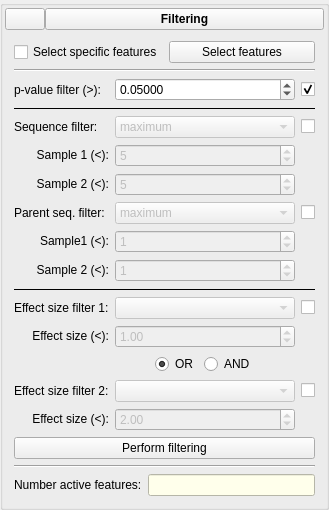
          <widget class="QGroupBox" name="groupFiltering">
           <property name="title">
            <string/>
           </property>
           <property name="flat">
            <bool>false</bool>
           </property>
           <layout class="QVBoxLayout" name="verticalLayout_12">
            <property name="spacing">
             <number>2</number>
            </property>
            <property name="margin">
             <number>2</number>
            </property>
            <item>
             <layout class="QHBoxLayout" name="horizontalLayout_22">
              <property name="spacing">
               <number>0</number>
              </property>
              <item>
               <widget class="QPushButton" name="btnFilteringArrow">
                <property name="text">
                 <string/>
                </property>
                <property name="icon">
                 <iconset>
                  <normaloff>icons/downArrow.png</normaloff>icons/downArrow.png</iconset>
                </property>
               </widget>
              </item>
              <item>
               <widget class="QPushButton" name="btnFilteringTab">
                <property name="sizePolicy">
                 <sizepolicy hsizetype="Minimum" vsizetype="Fixed">
                  <horstretch>1</horstretch>
                  <verstretch>0</verstretch>
                 </sizepolicy>
                </property>
                <property name="minimumSize">
                 <size>
                  <width>0</width>
                  <height>0</height>
                 </size>
                </property>
                <property name="maximumSize">
                 <size>
                  <width>16777215</width>
                  <height>16777215</height>
                 </size>
                </property>
                <property name="baseSize">
                 <size>
                  <width>0</width>
                  <height>0</height>
                 </size>
                </property>
                <property name="font">
                 <font>
                  <weight>75</weight>
                  <bold>true</bold>
                  <underline>false</underline>
                 </font>
                </property>
                <property name="text">
                 <string>Filtering</string>
                </property>
               </widget>
              </item>
             </layout>
            </item>
            <item>
             <widget class="QWidget" name="widgetFilter" native="true">
              <property name="sizePolicy">
               <sizepolicy hsizetype="Preferred" vsizetype="Preferred">
                <horstretch>0</horstretch>
                <verstretch>1</verstretch>
               </sizepolicy>
              </property>
              <layout class="QVBoxLayout" name="verticalLayout_13">
               <item>
                <layout class="QHBoxLayout" name="horizontalLayout_2">
                 <item>
                  <widget class="QCheckBox" name="chkSelectFeatures">
                   <property name="text">
                    <string>Select specific features</string>
                   </property>
                  </widget>
                 </item>
                 <item>
                  <widget class="QPushButton" name="btnSelectFeatures">
                   <property name="text">
                    <string>Select features</string>
                   </property>
                  </widget>
                 </item>
                </layout>
               </item>
               <item>
                <widget class="Line" name="line">
                 <property name="orientation">
                  <enum>Qt::Horizontal</enum>
                 </property>
                </widget>
               </item>
               <item>
                <layout class="QGridLayout" name="gridLayout">
                 <property name="sizeConstraint">
                  <enum>QLayout::SetMinAndMaxSize</enum>
                 </property>
                 <item row="0" column="0">
                  <widget class="QLabel" name="lblSignLevelFilter">
                   <property name="text">
                    <string>p-value filter (&gt;):</string>
                   </property>
                   <property name="alignment">
                    <set>Qt::AlignLeading|Qt::AlignLeft|Qt::AlignVCenter</set>
                   </property>
                  </widget>
                 </item>
                 <item row="0" column="1">
                  <widget class="QDoubleSpinBox" name="spinSignLevelFilter">
                   <property name="sizePolicy">
                    <sizepolicy hsizetype="Preferred" vsizetype="Fixed">
                     <horstretch>1</horstretch>
                     <verstretch>0</verstretch>
                    </sizepolicy>
                   </property>
                   <property name="minimumSize">
                    <size>
                     <width>0</width>
                     <height>0</height>
                    </size>
                   </property>
                   <property name="statusTip">
                    <string>Filter out feature with an effect size less than the specified amount</string>
                   </property>
                   <property name="buttonSymbols">
                    <enum>QAbstractSpinBox::UpDownArrows</enum>
                   </property>
                   <property name="decimals">
                    <number>5</number>
                   </property>
                   <property name="maximum">
                    <double>1.000000000000000</double>
                   </property>
                   <property name="singleStep">
                    <double>0.001000000000000</double>
                   </property>
                   <property name="value">
                    <double>0.050000000000000</double>
                   </property>
                  </widget>
                 </item>
                 <item row="0" column="2">
                  <widget class="QCheckBox" name="chkEnableSignLevelFilter">
                   <property name="text">
                    <string/>
                   </property>
                   <property name="checked">
                    <bool>true</bool>
                   </property>
                  </widget>
                 </item>
                 <item row="2" column="0">
                  <widget class="QLabel" name="lblSeqFilter">
                   <property name="text">
                    <string>Sequence filter:</string>
                   </property>
                  </widget>
                 </item>
                 <item row="2" column="1">
                  <widget class="QComboBox" name="cboSeqFilter">
                   <property name="enabled">
                    <bool>false</bool>
                   </property>
                   <item>
                    <property name="text">
                     <string>maximum</string>
                    </property>
                   </item>
                   <item>
                    <property name="text">
                     <string>minimum</string>
                    </property>
                   </item>
                   <item>
                    <property name="text">
                     <string>independent</string>
                    </property>
                   </item>
                  </widget>
                 </item>
                 <item row="2" column="2">
                  <widget class="QCheckBox" name="chkEnableSeqFilter">
                   <property name="text">
                    <string/>
                   </property>
                   <property name="checked">
                    <bool>false</bool>
                   </property>
                  </widget>
                 </item>
                 <item row="3" column="0">
                  <widget class="QLabel" name="lblSeqFilterSample1">
                   <property name="text">
                    <string>Sample 1 (&lt;):</string>
                   </property>
                   <property name="alignment">
                    <set>Qt::AlignRight|Qt::AlignTrailing|Qt::AlignVCenter</set>
                   </property>
                  </widget>
                 </item>
                 <item row="3" column="1">
                  <widget class="QSpinBox" name="spinFilterSample1">
                   <property name="enabled">
                    <bool>false</bool>
                   </property>
                   <property name="sizePolicy">
                    <sizepolicy hsizetype="Preferred" vsizetype="Fixed">
                     <horstretch>1</horstretch>
                     <verstretch>0</verstretch>
                    </sizepolicy>
                   </property>
                   <property name="minimumSize">
                    <size>
                     <width>0</width>
                     <height>0</height>
                    </size>
                   </property>
                   <property name="statusTip">
                    <string>Filter out all features where sample 2 does not contain more than the specified number of sequences</string>
                   </property>
                   <property name="maximum">
                    <number>1000</number>
                   </property>
                   <property name="value">
                    <number>5</number>
                   </property>
                  </widget>
                 </item>
                 <item row="4" column="0">
                  <widget class="QLabel" name="lblSeqFilterSample2">
                   <property name="text">
                    <string>Sample 2 (&lt;):</string>
                   </property>
                   <property name="alignment">
                    <set>Qt::AlignRight|Qt::AlignTrailing|Qt::AlignVCenter</set>
                   </property>
                  </widget>
                 </item>
                 <item row="4" column="1">
                  <widget class="QSpinBox" name="spinFilterSample2">
                   <property name="enabled">
                    <bool>false</bool>
                   </property>
                   <property name="sizePolicy">
                    <sizepolicy hsizetype="Minimum" vsizetype="Fixed">
                     <horstretch>1</horstretch>
                     <verstretch>0</verstretch>
                    </sizepolicy>
                   </property>
                   <property name="maximum">
                    <number>1000</number>
                   </property>
                   <property name="value">
                    <number>5</number>
                   </property>
                  </widget>
                 </item>
                 <item row="5" column="0">
                  <widget class="QLabel" name="label_12">
                   <property name="text">
                    <string>Parent seq. filter:</string>
                   </property>
                  </widget>
                 </item>
                 <item row="5" column="1">
                  <widget class="QComboBox" name="cboParentSeqFilter">
                   <property name="enabled">
                    <bool>false</bool>
                   </property>
                   <property name="currentIndex">
                    <number>0</number>
                   </property>
                   <item>
                    <property name="text">
                     <string>maximum</string>
                    </property>
                   </item>
                   <item>
                    <property name="text">
                     <string>minimum</string>
                    </property>
                   </item>
                   <item>
                    <property name="text">
                     <string>independent</string>
                    </property>
                   </item>
                  </widget>
                 </item>
                 <item row="5" column="2">
                  <widget class="QCheckBox" name="chkEnableParentSeqFilter">
                   <property name="text">
                    <string/>
                   </property>
                   <property name="checked">
                    <bool>false</bool>
                   </property>
                  </widget>
                 </item>
                 <item row="6" column="0">
                  <widget class="QLabel" name="lblParentSeqFilterSample1">
                   <property name="text">
                    <string>Sample1 (&lt;):</string>
                   </property>
                   <property name="alignment">
                    <set>Qt::AlignRight|Qt::AlignTrailing|Qt::AlignVCenter</set>
                   </property>
                  </widget>
                 </item>
                 <item row="6" column="1">
                  <widget class="QSpinBox" name="spinParentFilterSample1">
                   <property name="enabled">
                    <bool>false</bool>
                   </property>
                   <property name="maximum">
                    <number>10000</number>
                   </property>
                   <property name="value">
                    <number>1</number>
                   </property>
                  </widget>
                 </item>
                 <item row="7" column="0">
                  <widget class="QLabel" name="lblParentSeqFilterSample2">
                   <property name="text">
                    <string>Sample 2 (&lt;):</string>
                   </property>
                   <property name="alignment">
                    <set>Qt::AlignRight|Qt::AlignTrailing|Qt::AlignVCenter</set>
                   </property>
                  </widget>
                 </item>
                 <item row="7" column="1">
                  <widget class="QSpinBox" name="spinParentFilterSample2">
                   <property name="enabled">
                    <bool>false</bool>
                   </property>
                   <property name="maximum">
                    <number>10000</number>
                   </property>
                   <property name="value">
                    <number>1</number>
                   </property>
                  </widget>
                 </item>
                 <item row="8" column="0" colspan="3">
                  <widget class="Line" name="line_7">
                   <property name="frameShadow">
                    <enum>QFrame::Plain</enum>
                   </property>
                   <property name="midLineWidth">
                    <number>0</number>
                   </property>
                   <property name="orientation">
                    <enum>Qt::Horizontal</enum>
                   </property>
                  </widget>
                 </item>
                 <item row="9" column="0">
                  <widget class="QLabel" name="label_9">
                   <property name="frameShape">
                    <enum>QFrame::NoFrame</enum>
                   </property>
                   <property name="text">
                    <string>Effect size filter 1:</string>
                   </property>
                  </widget>
                 </item>
                 <item row="9" column="1">
                  <widget class="QComboBox" name="cboEffectSizeMeasure1">
                   <property name="enabled">
                    <bool>false</bool>
                   </property>
                   <property name="sizePolicy">
                    <sizepolicy hsizetype="Preferred" vsizetype="Fixed">
                     <horstretch>1</horstretch>
                     <verstretch>0</verstretch>
                    </sizepolicy>
                   </property>
                  </widget>
                 </item>
                 <item row="9" column="2">
                  <widget class="QCheckBox" name="chkEnableEffectSizeFilter1">
                   <property name="text">
                    <string/>
                   </property>
                   <property name="checked">
                    <bool>false</bool>
                   </property>
                  </widget>
                 </item>
                 <item row="10" column="0">
                  <widget class="QLabel" name="lblMinEffectSize">
                   <property name="sizePolicy">
                    <sizepolicy hsizetype="Preferred" vsizetype="Preferred">
                     <horstretch>0</horstretch>
                     <verstretch>0</verstretch>
                    </sizepolicy>
                   </property>
                   <property name="minimumSize">
                    <size>
                     <width>0</width>
                     <height>0</height>
                    </size>
                   </property>
                   <property name="layoutDirection">
                    <enum>Qt::LeftToRight</enum>
                   </property>
                   <property name="text">
                    <string>Effect size (&lt;):</string>
                   </property>
                   <property name="alignment">
                    <set>Qt::AlignRight|Qt::AlignTrailing|Qt::AlignVCenter</set>
                   </property>
                  </widget>
                 </item>
                 <item row="10" column="1">
                  <widget class="QDoubleSpinBox" name="spinMinEffectSize1">
                   <property name="enabled">
                    <bool>false</bool>
                   </property>
                   <property name="sizePolicy">
                    <sizepolicy hsizetype="Preferred" vsizetype="Fixed">
                     <horstretch>1</horstretch>
                     <verstretch>0</verstretch>
                    </sizepolicy>
                   </property>
                   <property name="minimumSize">
                    <size>
                     <width>0</width>
                     <height>0</height>
                    </size>
                   </property>
                   <property name="statusTip">
                    <string>Filter out feature with an effect size less than the specified amount</string>
                   </property>
                   <property name="singleStep">
                    <double>0.010000000000000</double>
                   </property>
                   <property name="value">
                    <double>1.000000000000000</double>
                   </property>
                  </widget>
                 </item>
                 <item row="12" column="0">
                  <widget class="QLabel" name="label_17">
                   <property name="frameShape">
                    <enum>QFrame::NoFrame</enum>
                   </property>
                   <property name="text">
                    <string>Effect size filter 2:</string>
                   </property>
                  </widget>
                 </item>
                 <item row="12" column="1">
                  <widget class="QComboBox" name="cboEffectSizeMeasure2">
                   <property name="enabled">
                    <bool>false</bool>
                   </property>
                   <property name="sizePolicy">
                    <sizepolicy hsizetype="Preferred" vsizetype="Fixed">
                     <horstretch>1</horstretch>
                     <verstretch>0</verstretch>
                    </sizepolicy>
                   </property>
                  </widget>
                 </item>
                 <item row="12" column="2">
                  <widget class="QCheckBox" name="chkEnableEffectSizeFilter2">
                   <property name="text">
                    <string/>
                   </property>
                   <property name="checked">
                    <bool>false</bool>
                   </property>
                  </widget>
                 </item>
                 <item row="13" column="0">
                  <widget class="QLabel" name="lblMinEffectSize_2">
                   <property name="sizePolicy">
                    <sizepolicy hsizetype="Preferred" vsizetype="Preferred">
                     <horstretch>0</horstretch>
                     <verstretch>0</verstretch>
                    </sizepolicy>
                   </property>
                   <property name="minimumSize">
                    <size>
                     <width>0</width>
                     <height>0</height>
                    </size>
                   </property>
                   <property name="layoutDirection">
                    <enum>Qt::LeftToRight</enum>
                   </property>
                   <property name="text">
                    <string>Effect size (&lt;):</string>
                   </property>
                   <property name="alignment">
                    <set>Qt::AlignRight|Qt::AlignTrailing|Qt::AlignVCenter</set>
                   </property>
                  </widget>
                 </item>
                 <item row="13" column="1">
                  <widget class="QDoubleSpinBox" name="spinMinEffectSize2">
                   <property name="enabled">
                    <bool>false</bool>
                   </property>
                   <property name="sizePolicy">
                    <sizepolicy hsizetype="Preferred" vsizetype="Fixed">
                     <horstretch>1</horstretch>
                     <verstretch>0</verstretch>
                    </sizepolicy>
                   </property>
                   <property name="minimumSize">
                    <size>
                     <width>0</width>
                     <height>0</height>
                    </size>
                   </property>
                   <property name="statusTip">
                    <string>Filter out feature with an effect size less than the specified amount</string>
                   </property>
                   <property name="minimum">
                    <double>0.000000000000000</double>
                   </property>
                   <property name="singleStep">
                    <double>0.010000000000000</double>
                   </property>
                   <property name="value">
                    <double>2.000000000000000</double>
                   </property>
                  </widget>
                 </item>
                 <item row="11" column="1">
                  <layout class="QHBoxLayout" name="horizontalLayout_13">
                   <item>
                    <spacer name="horizontalSpacer_10">
                     <property name="orientation">
                      <enum>Qt::Horizontal</enum>
                     </property>
                     <property name="sizeHint" stdset="0">
                      <size>
                       <width>40</width>
                       <height>20</height>
                      </size>
                     </property>
                    </spacer>
                   </item>
                   <item>
                    <widget class="QRadioButton" name="radioOR">
                     <property name="text">
                      <string>OR</string>
                     </property>
                     <property name="checked">
                      <bool>true</bool>
                     </property>
                    </widget>
                   </item>
                   <item>
                    <widget class="QRadioButton" name="radioAND">
                     <property name="text">
                      <string>AND</string>
                     </property>
                    </widget>
                   </item>
                   <item>
                    <spacer name="horizontalSpacer_11">
                     <property name="orientation">
                      <enum>Qt::Horizontal</enum>
                     </property>
                     <property name="sizeHint" stdset="0">
                      <size>
                       <width>40</width>
                       <height>20</height>
                      </size>
                     </property>
                    </spacer>
                   </item>
                  </layout>
                 </item>
                 <item row="1" column="0" colspan="3">
                  <widget class="Line" name="line_9">
                   <property name="frameShadow">
                    <enum>QFrame::Plain</enum>
                   </property>
                   <property name="orientation">
                    <enum>Qt::Horizontal</enum>
                   </property>
                  </widget>
                 </item>
                </layout>
               </item>
               <item>
                <layout class="QHBoxLayout" name="horizontalLayout_24">
                 <item>
                  <widget class="QPushButton" name="btnApplyFilters">
                   <property name="text">
                    <string>Perform filtering</string>
                   </property>
                   <property name="icon">
                    <iconset>
                     <normaloff>icons/refresh.png</normaloff>icons/refresh.png</iconset>
                   </property>
                  </widget>
                 </item>
                </layout>
               </item>
               <item>
                <widget class="Line" name="line_8">
                 <property name="orientation">
                  <enum>Qt::Horizontal</enum>
                 </property>
                </widget>
               </item>
               <item>
                <layout class="QHBoxLayout" name="horizontalLayout_3">
                 <item>
                  <widget class="QLabel" name="label_10">
                   <property name="text">
                    <string>Number active features:</string>
                   </property>
                  </widget>
                 </item>
                 <item>
                  <widget class="QLineEdit" name="txtNumActiveFeatures">
                   <property name="styleSheet">
                    <string>background-color: rgb(255, 255, 235);</string>
                   </property>
                   <property name="readOnly">
                    <bool>true</bool>
                   </property>
                  </widget>
                 </item>
                </layout>
               </item>
              </layout>
             </widget>
            </item>
           </layout>
          </widget>
